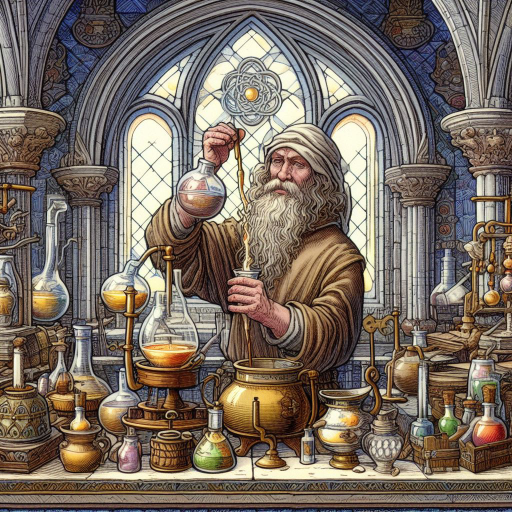
#> input picture zdroje/obrazky/karty_podklady/alchymista.png, 1024 x 1024 px (shown at 1/2 size); its folder holds 8 pictures in this run
$ python generovani_karet.py
#> lines starting #> are read from the running program, lines starting #| are printed output that depends on the picture
from PIL import Image, ImageChops, ImageDraw, ImageFont

# Font Canterbury nema nektera ceska pismena (ř, č, ě, Ž, ...). Chybejici
# pismeno se slozi ze zakladniho pismene a hacku, ktery se vyrizne
# z pismene š (resp. Š) stejneho fontu - vypada tak stejne jako ostatni text.
SKLADANA_PISMENA = {
    "č": "c", "ď": "d", "ě": "e", "ň": "n", "ř": "r", "ť": "t", "ž": "z",
    "Č": "C", "Ď": "D", "Ě": "E", "Ň": "N", "Ř": "R", "Ť": "T", "Ž": "Z",
}


# [31 lines left out: functions _maska_znaku, _hacek, _useky, not called in this run]


def sirka_textu(text, font):
    return sum(font.getlength(SKLADANA_PISMENA.get(usek, usek))
               for usek in _useky(text))


# [14 lines left out: function nakresli_text, not called in this run]

barvy = []
barva = {"barva": "#ECECEC", "nazev": "bila"}
barvy.append(barva)
barva = {"barva": "#FFF451", "nazev": "zluta"}
barvy.append(barva)
barva = {"barva": "#00D10E", "nazev": "zelena"}
barvy.append(barva)
barva = {"barva": "#FF0000", "nazev": "cervena"}
barvy.append(barva)
barva = {"barva": "#1A00FF", "nazev": "modra"}
barvy.append(barva)
barva = {"barva": "#000000", "nazev": "cerna"}
barvy.append(barva)
karty = []
karta = {"nazev": "Alchymista", "cesta": "alchymista", "hodnota": 8}
karty.append(karta)
karta = {"nazev": "Šermíř", "cesta": "sermir", "hodnota": 8}
karty.append(karta)
karta = {"nazev": "Statkář", "cesta": "statkar", "hodnota": 8}
karty.append(karta)
karta = {"nazev": "Kupec", "cesta": "kupec", "hodnota": 8}
karty.append(karta)
karta = {"nazev": "Kardinál", "cesta": "kardinal", "hodnota": 8}
karty.append(karta)
karta = {"nazev": "Trubadúr", "cesta": "trubadur", "hodnota": 8}
karty.append(karta)
for barva in barvy:
    for karta in karty:

        # nacitani fotek
        hlavni_obrazek = Image.open("zdroje/obrazky/karty_podklady/"+karta["cesta"]+".png")
#> hlavni_obrazek is the input picture: PIL image 1024x1024 RGB; mean R, G, B 119.6, 107.5, 97.1
        novy_hlavni_obrazek = hlavni_obrazek.resize((750, 750))
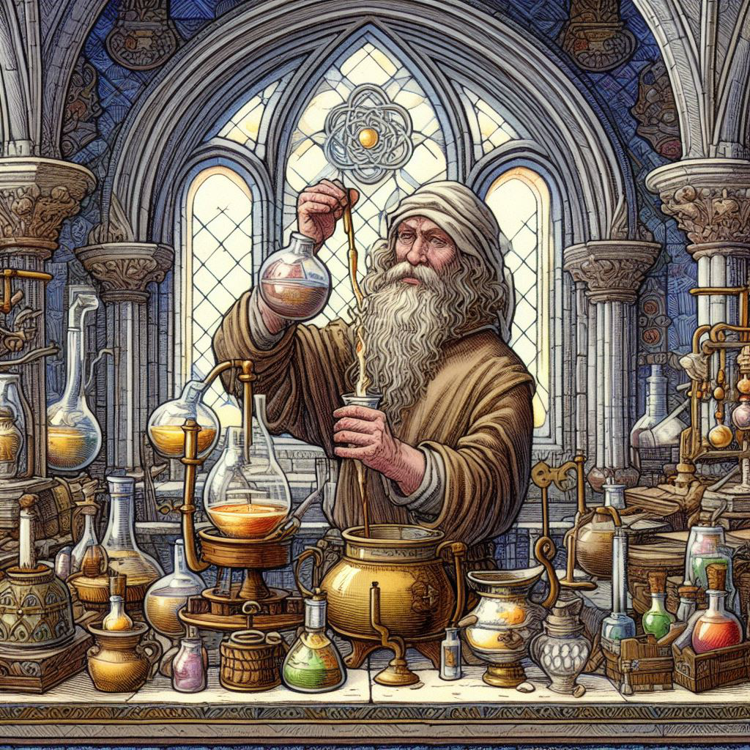
#> novy_hlavni_obrazek: PIL image 750x750 RGB; mean R, G, B 119.6, 107.5, 97.1
        ramecek = Image.open("zdroje/obrazky/karty_podklady/ramecek.png")
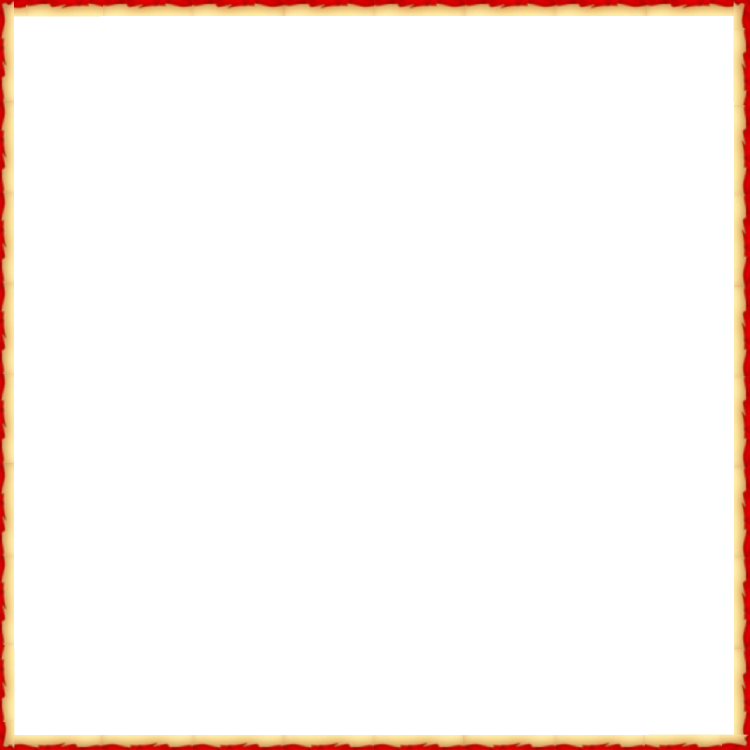
#> input picture zdroje/obrazky/karty_podklady/ramecek.png, 750 x 750 px
#> ramecek is the input picture: PIL image 750x750 RGBA; mean R, G, B, A 18, 11.2, 7.4, 20.4
        pozadi_kratke1 = Image.open("zdroje/obrazky/karty_podklady/paper32.png")
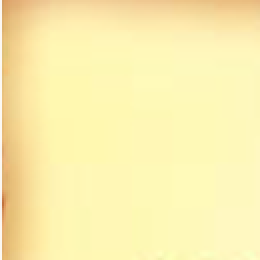
#> input picture zdroje/obrazky/karty_podklady/paper32.png, 130 x 130 px (shown 2 times larger)
#> pozadi_kratke1 is the input picture: PIL image 130x130 RGBA; mean R, G, B, A 251.5, 238.5, 173.9, 253.2
        pozadi_kratke2 = Image.open("zdroje/obrazky/karty_podklady/paper33.png")
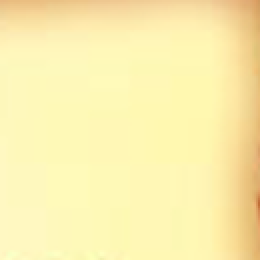
#> input picture zdroje/obrazky/karty_podklady/paper33.png, 130 x 130 px (shown 2 times larger)
#> pozadi_kratke2 is the input picture: PIL image 130x130 RGBA; mean R, G, B, A 251.7, 239.1, 174.5, 255
        pozadi_dlouhe = Image.open("zdroje/obrazky/karty_podklady/paper2.png")
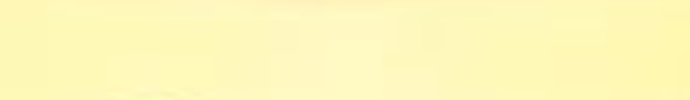
#> input picture zdroje/obrazky/karty_podklady/paper2.png, 690 x 100 px
#> pozadi_dlouhe is the input picture: PIL image 690x100 RGBA; mean R, G, B, A 254.3, 248.3, 186.3, 255
#> (the run stopped early here; a loop or call above may not have finished)
